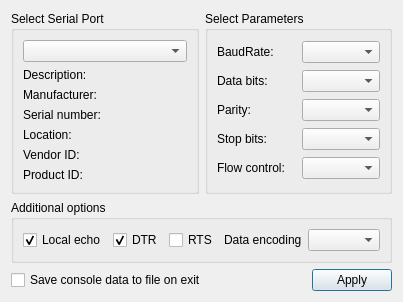
<?xml version="1.0" encoding="UTF-8"?>
<ui version="4.0">
 <class>SettingsDialog</class>
 <widget class="QDialog" name="SettingsDialog">
  <property name="geometry">
   <rect>
    <x>0</x>
    <y>0</y>
    <width>367</width>
    <height>283</height>
   </rect>
  </property>
  <property name="windowTitle">
   <string>Settings</string>
  </property>
  <layout class="QGridLayout" name="gridLayout_3">
   <item row="0" column="1">
    <widget class="QGroupBox" name="parametersBox">
     <property name="title">
      <string>Select Parameters</string>
     </property>
     <layout class="QGridLayout" name="gridLayout_2">
      <item row="0" column="0">
       <widget class="QLabel" name="baudRateLabel">
        <property name="text">
         <string>BaudRate:</string>
        </property>
       </widget>
      </item>
      <item row="0" column="1">
       <widget class="QComboBox" name="baudRateBox"/>
      </item>
      <item row="1" column="0">
       <widget class="QLabel" name="dataBitsLabel">
        <property name="text">
         <string>Data bits:</string>
        </property>
       </widget>
      </item>
      <item row="1" column="1">
       <widget class="QComboBox" name="dataBitsBox"/>
      </item>
      <item row="2" column="0">
       <widget class="QLabel" name="parityLabel">
        <property name="text">
         <string>Parity:</string>
        </property>
       </widget>
      </item>
      <item row="2" column="1">
       <widget class="QComboBox" name="parityBox"/>
      </item>
      <item row="3" column="0">
       <widget class="QLabel" name="stopBitsLabel">
        <property name="text">
         <string>Stop bits:</string>
        </property>
       </widget>
      </item>
      <item row="3" column="1">
       <widget class="QComboBox" name="stopBitsBox"/>
      </item>
      <item row="4" column="0">
       <widget class="QLabel" name="flowControlLabel">
        <property name="text">
         <string>Flow control:</string>
        </property>
       </widget>
      </item>
      <item row="4" column="1">
       <widget class="QComboBox" name="flowControlBox"/>
      </item>
     </layout>
    </widget>
   </item>
   <item row="0" column="0">
    <widget class="QGroupBox" name="selectBox">
     <property name="title">
      <string>Select Serial Port</string>
     </property>
     <layout class="QGridLayout" name="gridLayout">
      <item row="0" column="0">
       <widget class="QComboBox" name="serialPortInfoListBox"/>
      </item>
      <item row="1" column="0">
       <widget class="QLabel" name="descriptionLabel">
        <property name="text">
         <string>Description:</string>
        </property>
       </widget>
      </item>
      <item row="2" column="0">
       <widget class="QLabel" name="manufacturerLabel">
        <property name="text">
         <string>Manufacturer:</string>
        </property>
       </widget>
      </item>
      <item row="3" column="0">
       <widget class="QLabel" name="serialNumberLabel">
        <property name="text">
         <string>Serial number:</string>
        </property>
       </widget>
      </item>
      <item row="4" column="0">
       <widget class="QLabel" name="locationLabel">
        <property name="text">
         <string>Location:</string>
        </property>
       </widget>
      </item>
      <item row="5" column="0">
       <widget class="QLabel" name="vidLabel">
        <property name="text">
         <string>Vendor ID:</string>
        </property>
       </widget>
      </item>
      <item row="6" column="0">
       <widget class="QLabel" name="pidLabel">
        <property name="text">
         <string>Product ID:</string>
        </property>
       </widget>
      </item>
     </layout>
    </widget>
   </item>
   <item row="2" column="0" colspan="2">
    <layout class="QHBoxLayout" name="horizontalLayout">
     <item>
      <widget class="QCheckBox" name="saveFileCheckBox">
       <property name="text">
        <string>Save console data to file on exit</string>
       </property>
      </widget>
     </item>
     <item>
      <spacer name="horizontalSpacer">
       <property name="orientation">
        <enum>Qt::Horizontal</enum>
       </property>
       <property name="sizeHint" stdset="0">
        <size>
         <width>96</width>
         <height>20</height>
        </size>
       </property>
      </spacer>
     </item>
     <item>
      <widget class="QPushButton" name="applyButton">
       <property name="text">
        <string>Apply</string>
       </property>
      </widget>
     </item>
    </layout>
   </item>
   <item row="1" column="0" colspan="2">
    <widget class="QGroupBox" name="additionalOptionsGroupBox">
     <property name="title">
      <string>Additional options</string>
     </property>
     <layout class="QHBoxLayout" name="horizontalLayout_3">
      <item>
       <widget class="QCheckBox" name="localEchoCheckBox">
        <property name="text">
         <string>Local echo</string>
        </property>
        <property name="checked">
         <bool>true</bool>
        </property>
       </widget>
      </item>
      <item>
       <widget class="QCheckBox" name="dtrCheckBox">
        <property name="enabled">
         <bool>true</bool>
        </property>
        <property name="text">
         <string>DTR</string>
        </property>
        <property name="checked">
         <bool>true</bool>
        </property>
       </widget>
      </item>
      <item>
       <widget class="QCheckBox" name="rtsCheckBox">
        <property name="text">
         <string>RTS</string>
        </property>
       </widget>
      </item>
      <item>
       <widget class="QLabel" name="encodingLabel">
        <property name="text">
         <string>Data encoding</string>
        </property>
       </widget>
      </item>
      <item>
       <widget class="QComboBox" name="encodingBox">
        <property name="duplicatesEnabled">
         <bool>false</bool>
        </property>
        <property name="frame">
         <bool>true</bool>
        </property>
       </widget>
      </item>
     </layout>
    </widget>
   </item>
  </layout>
 </widget>
 <resources/>
 <connections/>
</ui>
